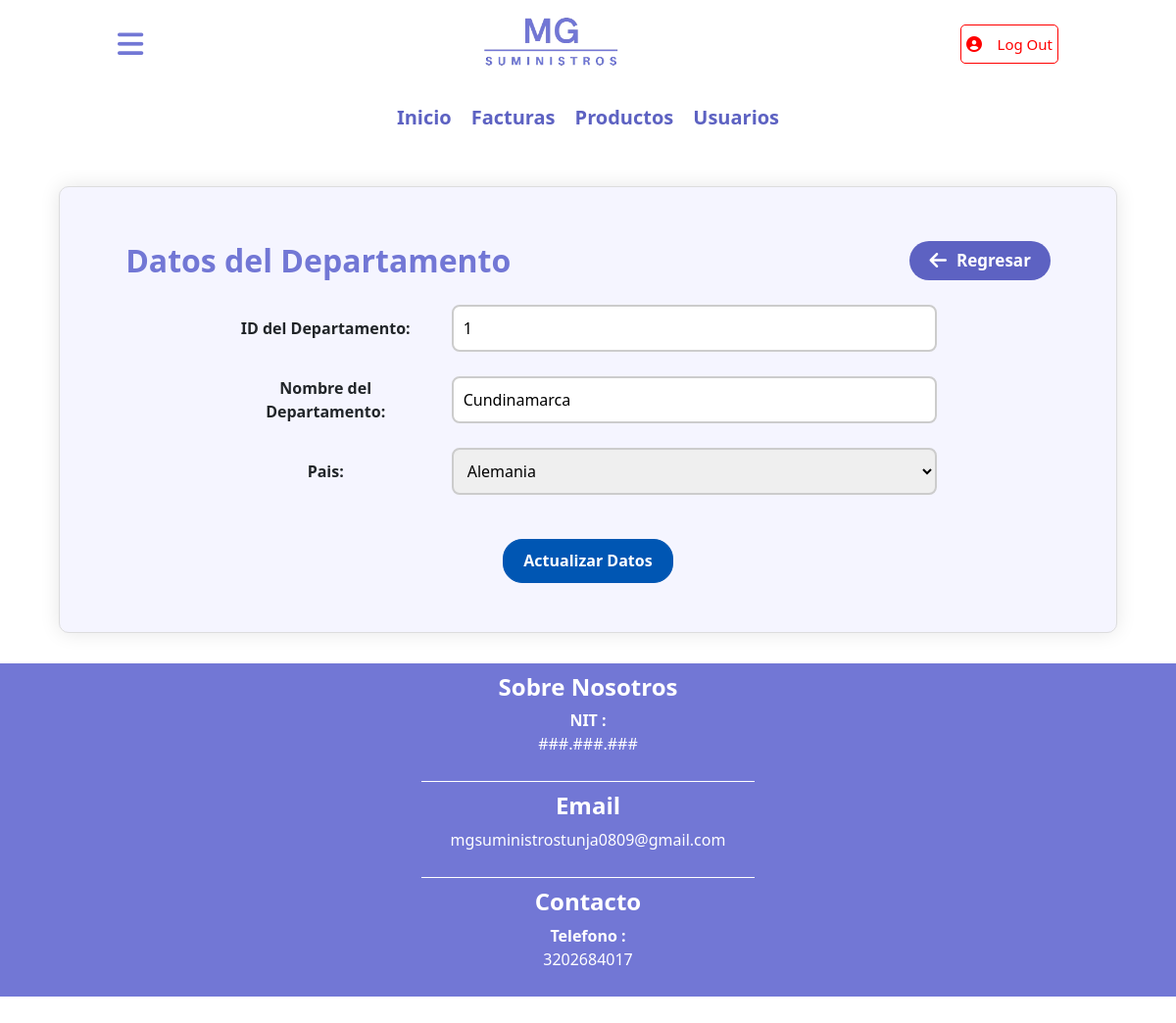
Screenshot of /departamento/update.php?ACTUALIZAR=1 (signed in) with the database file from the repository.
### tables this page shows
CREATE TABLE `departamento` (
  `id_departamento` int(11) NOT NULL,
  `nombre` varchar(30) NOT NULL,
  `id_pais` int(11) NOT NULL
);

CREATE TABLE `pais` (
  `id_pais` int(11) NOT NULL,
  `nombre` varchar(30) NOT NULL
);

### departamento/update.php (the view, shortened to what this page needs)
<!DOCTYPE html>
<html lang="en">
<head>
    <link href="https://cdn.jsdelivr.net/npm/bootstrap@5.3.3/dist/css/bootstrap.min.css"
          rel="stylesheet"
>
    <link rel="stylesheet" href="../CSS/styles.css">
</head>
<body>
    <?php require_once('../config/database.php');?>
    <?php include('../temp/header.php') ?>
    <?php include('../temp/contenido.php')?>
    <?php
      if (isset($_GET['ACTUALIZAR'])) {
          $editar_id = $_GET['ACTUALIZAR'];
          $consulta = "SELECT departamento.id_departamento, departamento.nombre, pais.id_pais, pais.nombre AS pais
            FROM departamento
            INNER JOIN pais ON departamento.id_pais = pais.id_pais
            WHERE id_departamento = '$editar_id'";
          $ejecutar = mysqli_query($conexion, $consulta) or die(mysqli_error($conexion));
          $fila = mysqli_fetch_assoc($ejecutar);
          $id_departamento = $fila['id_departamento'];
          $nom = $fila['nombre'];
          $id_pais = $fila['id_pais'];
          $pais = $fila['pais'];
      }
    ?>
    <form name="update" method="POST" action="">
      <fieldset>
        <legend id="titulo-form">
            <h2>Datos del Departamento</h2>
            <a href="select.php" id="btn-insertar">
                <i class="fa-solid fa-arrow-left"></i>
                <p>Regresar</p>
            </a>
        </legend>
        <div class="inputs-formularios">
            <label for="txt_idrol">ID del Departamento:</label>
            <input type="text" name="txt_idrol" value="<?php echo $id_departamento; ?>" readonly>
        </div>
        <div class="inputs-formularios">
            <label for="txt_nombre">Nombre del Departamento:</label>
            <input type="text" name="txt_nombre" value="<?php echo $nom; ?>" required>
        </div>
        <div class="inputs-formularios">
                    <label>Pais:</label>
                    <select class="select-formularios" name="txtpais" required>
                        <option value="<?php echo $id_pais; ?>"><?php echo $pais; ?></option>
                    </select>
        </div>
        <div class="input-guardar-fomrularios">
            <input type="submit" name="actualizar" value="Actualizar Datos">
        </div>
      </fieldset>
    </form>
    <?php include('../temp/footer.php');?>
</body>
</html>

### CSS/styles.css (style rules this page uses)
body { margin: 0; font-family:'Segoe UI', Tahoma, Geneva, Verdana, sans-serif; font-weight: 400px; }
#contenido form { text-align: center; align-items: center; background-color: #F5F5FF ; border-radius:10px ; box-shadow: 0 0 20px rgba(0, 0, 0,0.1); width: 90%; margin: auto; }
fieldset { border: 1px solid #ddd; border-radius: 10px; padding: 30px; overflow-x: auto; -webkit-overflow-scrolling: touch; }
#titulo-form { font-weight: bold; display: flex; justify-content: center; align-items: center; gap: 40%; width: 100%; margin: 25px auto; }
#titulo-form h2 { color: #7277D5; font-weight: bold; text-align: left; margin-bottom: 20px; line-height: 1; margin: 0; }
#btn-insertar { background-color: #5D62C2; color: white; font-weight: bold; display: flex; justify-content: center; align-items: center; gap: 10px; text-decoration: none; border: none; border-radius: 20px; padding: 8px 20px; height: 40px; width: auto; cursor: pointer; transition: all 0.2s ease; margin: 0; }
#btn-insertar p { margin: 0; font-size: 17px; }
#btn-insertar i { font-size: 20px; }
.inputs-formularios { width: 70%; display: flex; justify-content: center; gap: 40px; margin: 25px auto; align-items: center; font-weight: bold; }
.inputs-formularios label { width: 25%; }
.inputs-formularios input[type="text"] { border: 2px solid #ccc; width: 70%; padding: 10px; border-radius: 8px; font: inherit; transition: all 0.3s ease; caret-color: #7277D5; font-weight: lighter; }
.select-formularios { border: 2px solid #ccc; width: 70%; padding: 10px; border-radius: 8px; font: inherit; transition: all 0.3s ease; font-weight: lighter; cursor: pointer; }
.input-guardar-fomrularios input { background-color: #0056b3; color: white; border-radius: 20px; border: 1px solid #0056b3; padding: 5px 20px; width: auto; height: 45px; margin: 20px; transition: all 0.2s ease-in-out; font-weight: bold; }

### rows the page displays
departamento: txt_idrol "1", txt_nombre "Cundinamarca", txtpais "Alemania"
